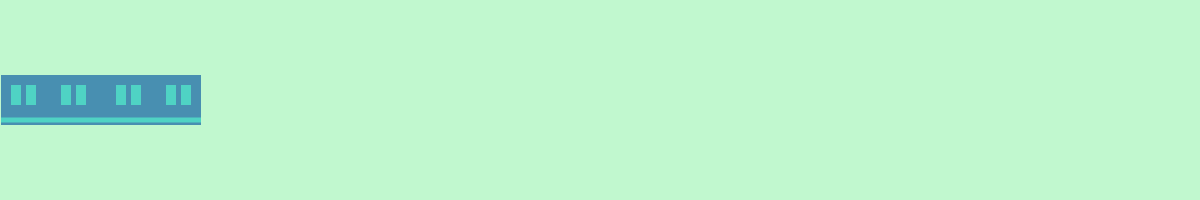
Frame 1 (no input)
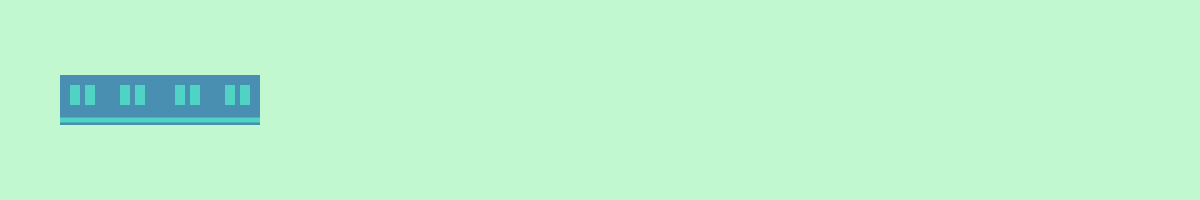
Frame 60 (the mouse pressed at the canvas centre just before this capture)
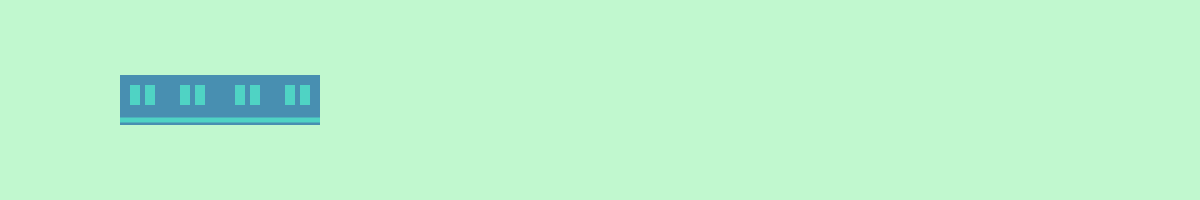
Frame 120 (the mouse held since frame 60 and released just before this capture)

The Processing sketch that drew these frames (run headless with seeded random() and noise(); from frame 60 on, the mouse is pressed at the canvas centre):

// Processing sketch: first_sketch
// ── first_sketch.pde
int rect_width = 100;
int rect_height = 25;
int x = rect_width;
int direction = 1;
int speed = 1;

void setup() {
  size(1200, 200);
  frameRate(60);
  smooth();
  rectMode(CENTER);
}

void draw() {
  background(193, 248, 207);
  x += direction * speed;
  if ((x<rect_width) || (width-rect_width<x)) {
    direction *= -1;
  }
  noStroke();
  fill(72, 143, 177);
  rect(x, 100, rect_width*2, rect_height*2);
  fill(79, 211, 196);
  rect(x, 120, rect_width*2, 5);
  int[] pos = {-85, -70, -35, -20, 20, 35, 70, 85};
  for (int p : pos) {
    rect(x+p, 95, 10, 20);
  }
}
